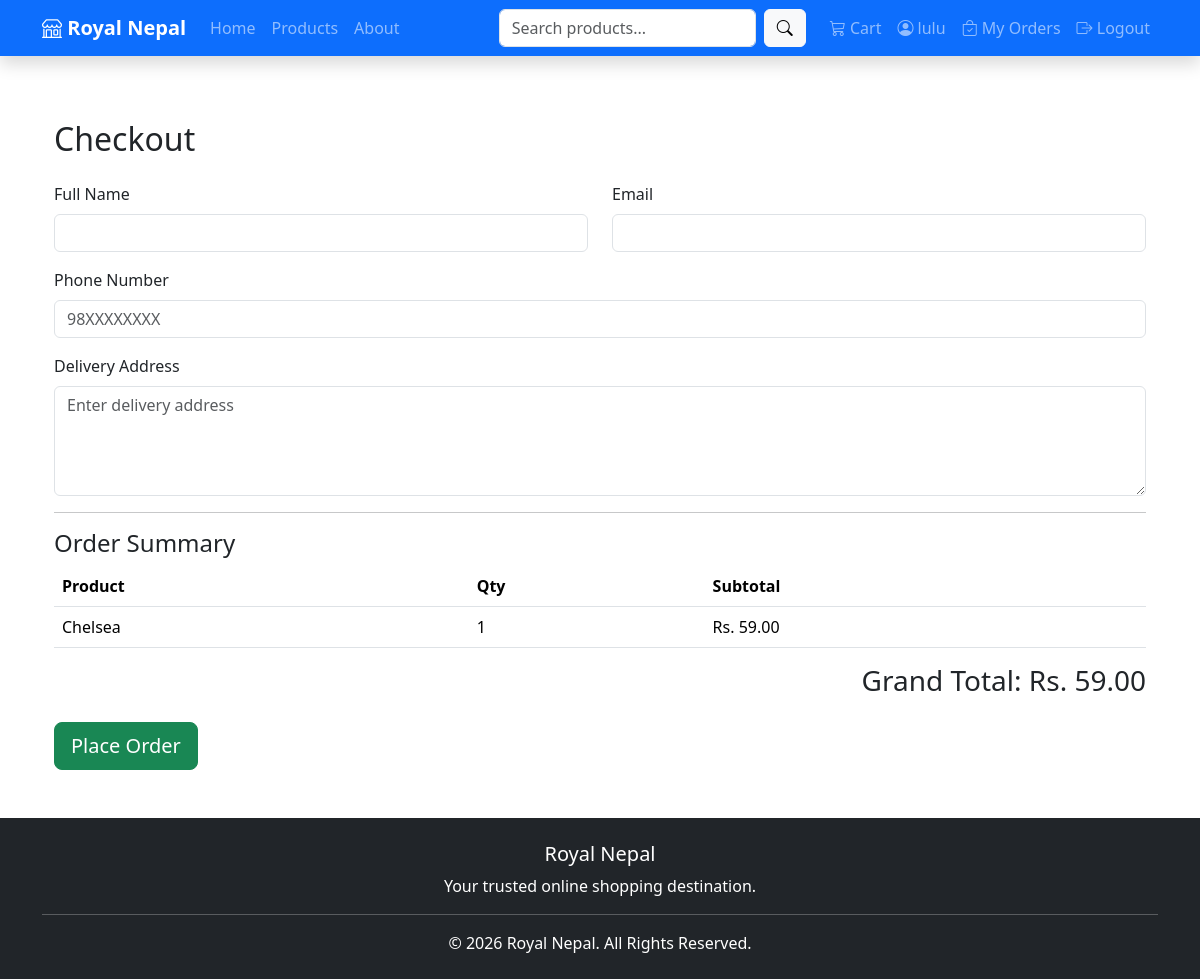
/orders/checkout/ (signed in), run on the app's committed database.
### cart/models.py (models this page shows, shortened)
class CartItem(models.Model):
    cart = models.ForeignKey(
        Cart,
        on_delete=models.CASCADE
    )
    product = models.ForeignKey(
        Product,
        on_delete=models.CASCADE
    )
    quantity = models.PositiveIntegerField(default=1)
    def subtotal(self):
        return self.product.price * self.quantity

### products/models.py (models this page shows, shortened)
class Product(models.Model):
    category = models.ForeignKey(
        Category,
        on_delete=models.CASCADE
    )
    name = models.CharField(max_length=200)
    description = models.TextField()
    price = models.DecimalField(
        max_digits=10,
        decimal_places=2
    )
    stock = models.PositiveIntegerField(default=0)
    image = models.ImageField(
        upload_to="products/",
        blank=True,
        null=True
    )
    created_at = models.DateTimeField(
        auto_now_add=True
    )

### orders/views.py (the view)
# urls.py: path("checkout/", views.checkout, name="checkout"),
@login_required
def checkout(request):
    cart, created = Cart.objects.get_or_create(user=request.user)
    items = CartItem.objects.filter(cart=cart)
    total = 0
    for item in items:
        total += item.subtotal()
    context = {
        "items": items,
        "total": total,
    }
    return render(request, "orders/checkout.html", context)

### templates/orders/checkout.html (shortened to what this page needs)
{% extends 'base.html' %}
{% block content %}
<div class="container mt-5">
    <h2 class="mb-4">
        Checkout
    </h2>
    <form method="POST" action="{% url 'place_order' %}">
        <div class="row">
            <div class="col-md-6">
                <label class="form-label">
                    Full Name
                </label>
                <input
    type="text"
    name="full_name"
    class="form-control"
    value="{{ request.user.get_full_name }}"
    required>
            </div>
            <div class="col-md-6">
                <label class="form-label">
                    Email
                </label>
                <input
    type="email"
    name="email"
    class="form-control"
    value="{{ request.user.email }}"
    required>
            </div>
        </div>
        <div class="mt-3">
            <label class="form-label">
                Phone Number
            </label>
 <input
    type="tel"
    name="phone"
    class="form-control"
    placeholder="98XXXXXXXX"
    pattern="[0-9]{10}"
    maxlength="10"
    minlength="10"
    required>
        </div>
        <div class="mt-3">
            <label class="form-label">
                Delivery Address
            </label>
            <textarea
    name="address"
    class="form-control"
    rows="4"
    placeholder="Enter delivery address"
    required></textarea>
        </div>
        <hr>
        <h4>
            Order Summary
        </h4>
        <table class="table">
            <tr>
                <th>Product</th>
                <th>Qty</th>
                <th>Subtotal</th>
            </tr>
            {% for item in items %}
            <tr>
                <td>{{ item.product.name }}</td>
                <td>{{ item.quantity }}</td>
                <td>Rs. {{ item.subtotal }}</td>
            </tr>
            {% endfor %}
        </table>
        <div class="text-end">
            <h3>
                Grand Total: Rs. {{ total }}
            </h3>
        </div>
        <button class="btn btn-success btn-lg mt-3">
            Place Order
        </button>
    </form>
</div>
{% endblock %}

### templates/base.html (shortened to what this page needs)
<!DOCTYPE html>
<html lang="en">
<head>
<link href="https://cdn.jsdelivr.net/npm/bootstrap@5.3.7/dist/css/bootstrap.min.css" rel="stylesheet">
<link rel="stylesheet" href="https://cdn.jsdelivr.net/npm/bootstrap-icons@1.13.1/font/bootstrap-icons.min.css">
</head>
<body>
<nav class="navbar navbar-expand-lg navbar-dark bg-primary shadow fixed-top">
<div class="container">
    <a class="navbar-brand fw-bold" href="{% url 'home' %}">
        <i class="bi bi-shop"></i>
        Royal Nepal
    </a>
    <div class="collapse navbar-collapse" id="navbarNav">
        <ul class="navbar-nav me-auto">
            <li class="nav-item">
                <a class="nav-link" href="{% url 'home' %}">
                    Home
                </a>
            </li>
            <li class="nav-item">
                <a class="nav-link" href="{% url 'products' %}">
                    Products
                </a>
            </li>
            <li class="nav-item">
                <a class="nav-link" href="{% url 'about' %}">
                    About
                </a>
            </li>
        </ul>
        <form class="d-flex me-3"
              method="GET"
              action="{% url 'products' %}">
            <input
                class="form-control me-2"
                type="search"
                name="q"
                placeholder="Search products..."
                value="{{ request.GET.q }}">
            <button
                class="btn btn-light"
                type="submit">
                <i class="bi bi-search"></i>
            </button>
        </form>
        <ul class="navbar-nav">
            <li class="nav-item">
                <a class="nav-link"
                   href="{% url 'cart' %}">
                    <i class="bi bi-cart3"></i>
                    Cart
                </a>
            </li>
            {% if user.is_authenticated %}
            <li class="nav-item">
                <a class="nav-link"
                   href="{% url 'profile' %}">
                    <i class="bi bi-person-circle"></i>
                    {{ user.username }}
                </a>
            </li>
            <li class="nav-item">
                <a class="nav-link"
                   href="{% url 'my_orders' %}">
                    <i class="bi bi-bag-check"></i>
                    My Orders
                </a>
            </li>
            <li class="nav-item">
                <a class="nav-link"
                   href="{% url 'logout' %}">
                    <i class="bi bi-box-arrow-right"></i>
                    Logout
                </a>
            </li>
            {% endif %}
        </ul>
    </div>
</div>
</nav>
<div class="container mt-5 pt-4">
{% block content %}
{% endblock %}
</div>
<footer class="bg-dark text-white mt-5">
<div class="container text-center py-4">
    <h5>
        Royal Nepal
    </h5>
    <p>
        Your trusted online shopping destination.
    </p>
    <hr>
    <p class="mb-0">
        © 2026 Royal Nepal. All Rights Reserved.
    </p>
</div>
</footer>
</body>
</html>

### data on the page
CartItem: product.name "Chelsea", quantity "1", subtotal "59.00"

### other printed values
{{ user.username }} "lulu"
{{ total }} "59.00"
